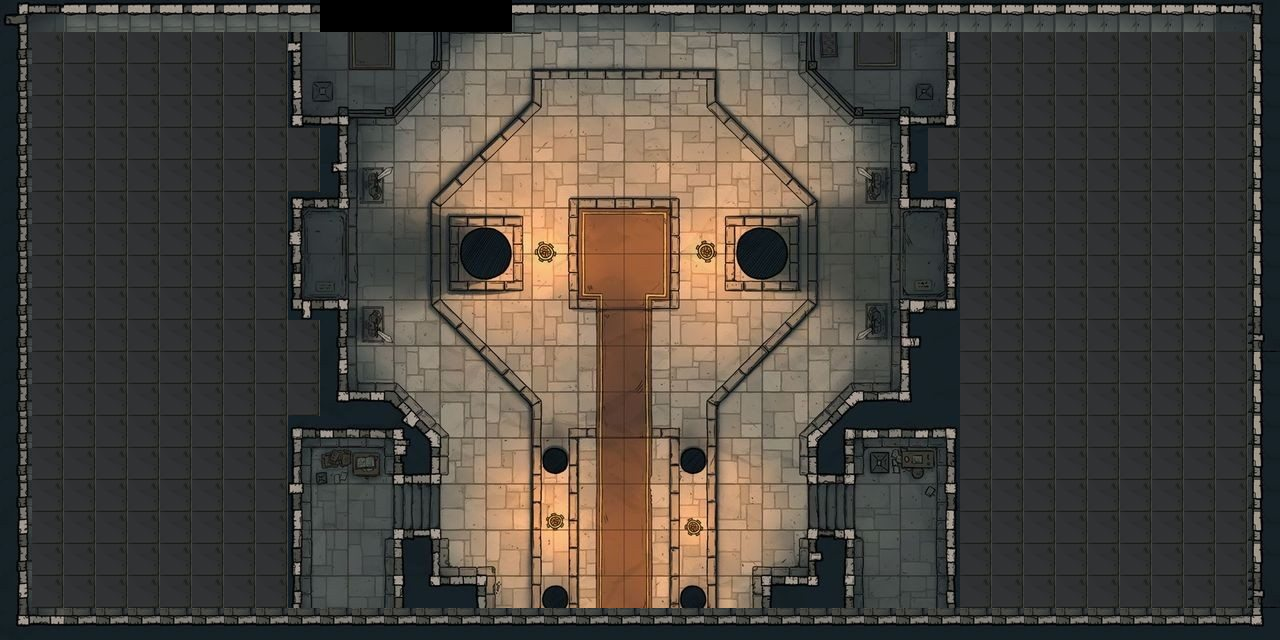

This game map was drawn from its Tiled (.tmx) file and the tilesets committed beside it. A one-line description and the full map source follow:
An orthogonal 40x20 tile map with 32x32 px tiles, 2 tile layers (floor, berrier), 2 tilesets.

<map version="1.9" tiledversion="1.9.2" orientation="orthogonal" renderorder="right-down" width="40" height="20" tilewidth="32" tileheight="32" infinite="0" nextlayerid="3" nextobjectid="1">
 <tileset firstgid="1" name="map3" tilewidth="32" tileheight="32" tilecount="759" columns="23">
  <image source="map3.jpg" width="736" height="1058" />
 </tileset>
 <tileset firstgid="760" name="tile_black" tilewidth="32" tileheight="32" tilecount="12" columns="3">
  <image source="tile_black.png" width="126" height="132" />
 </tileset>
 <layer id="1" name="floor" width="40" height="20">
  <data encoding="csv">
158,158,158,158,158,158,158,158,158,117,118,119,120,121,122,123,124,125,126,127,128,129,130,131,132,133,134,135,136,137,158,158,158,158,158,158,158,158,158,158,
158,158,158,158,158,158,158,158,158,140,141,142,143,144,145,146,147,148,149,150,151,152,153,154,155,156,157,158,159,160,158,158,158,158,158,158,158,158,158,158,
158,158,158,158,158,158,158,158,158,163,164,165,166,167,168,169,170,171,172,173,174,175,176,177,178,179,180,181,182,183,158,158,158,158,158,158,158,158,158,158,
158,158,158,158,158,158,158,158,158,186,187,188,189,190,191,192,193,194,195,196,197,198,199,200,201,202,203,204,205,206,158,158,158,158,158,158,158,158,158,158,
158,158,158,158,158,158,158,158,158,158,210,211,212,213,214,215,216,217,218,219,220,221,222,223,224,225,226,227,228,158,158,158,158,158,158,158,158,158,158,158,
158,158,158,158,158,158,158,158,158,158,233,234,235,236,237,238,239,240,241,242,243,244,245,246,247,248,249,250,251,158,158,158,158,158,158,158,158,158,158,158,
158,158,158,158,158,158,158,158,158,255,256,257,258,259,260,261,262,263,264,265,266,267,268,269,270,271,272,273,274,275,158,158,158,158,158,158,158,158,158,158,
158,158,158,158,158,158,158,158,158,278,279,280,281,282,283,284,285,286,287,288,289,290,291,292,293,294,295,296,297,298,158,158,158,158,158,158,158,158,158,158,
158,158,158,158,158,158,158,158,158,301,302,303,304,305,306,307,308,309,310,311,312,313,314,315,316,317,318,319,320,321,158,158,158,158,158,158,158,158,158,158,
158,158,158,158,158,158,158,158,158,324,325,326,327,328,329,330,331,332,333,334,335,336,337,338,339,340,341,342,343,344,158,158,158,158,158,158,158,158,158,158,
158,158,158,158,158,158,158,158,158,158,348,349,350,351,352,353,354,355,356,357,358,359,360,361,362,363,364,365,366,367,158,158,158,158,158,158,158,158,158,158,
158,158,158,158,158,158,158,158,158,158,371,372,373,374,375,376,377,378,379,380,381,382,383,384,385,386,387,388,389,390,158,158,158,158,158,158,158,158,158,158,
158,158,158,158,158,158,158,158,158,158,394,395,396,397,398,399,400,401,402,403,404,405,406,407,408,409,410,411,412,413,158,158,158,158,158,158,158,158,158,158,
158,158,158,158,158,158,158,158,158,416,417,418,419,420,421,422,423,424,425,426,427,428,429,430,431,432,433,434,435,436,158,158,158,158,158,158,158,158,158,158,
158,158,158,158,158,158,158,158,158,439,440,441,442,443,444,445,446,447,448,449,450,451,452,453,454,455,456,457,458,459,158,158,158,158,158,158,158,158,158,158,
158,158,158,158,158,158,158,158,158,462,463,464,465,466,467,468,469,470,471,472,473,474,475,476,477,478,479,480,481,482,158,158,158,158,158,158,158,158,158,158,
158,158,158,158,158,158,158,158,158,485,486,487,488,489,490,491,492,493,494,495,496,497,498,499,500,501,502,503,504,505,158,158,158,158,158,158,158,158,158,158,
158,158,158,158,158,158,158,158,158,508,509,510,511,512,513,514,515,516,517,518,519,520,521,522,523,524,525,526,527,528,158,158,158,158,158,158,158,158,158,158,
158,158,158,158,158,158,158,158,158,531,532,533,534,535,536,537,538,539,540,541,542,543,544,545,546,547,548,549,550,551,158,158,158,158,158,158,158,158,158,158,
158,158,158,158,158,158,158,158,158,554,555,556,557,558,559,560,561,562,563,564,565,566,567,568,569,570,571,572,573,574,158,158,158,158,158,158,158,158,158,158
</data>
 </layer>
 <layer id="2" name="berrier" width="40" height="20">
  <data encoding="csv">
26,27,34,34,34,34,34,34,34,34,764,764,764,764,764,764,34,35,34,35,36,34,35,36,36,36,36,36,36,36,36,36,36,36,36,36,36,36,43,44,
348,0,0,0,0,0,0,0,0,0,0,0,0,0,0,0,0,0,0,0,0,0,0,0,0,0,0,0,0,0,0,0,0,0,0,0,0,0,0,67,
348,0,0,0,0,0,0,0,0,0,0,0,0,0,0,0,0,0,0,0,0,0,0,0,0,0,0,0,0,0,0,0,0,0,0,0,0,0,0,67,
348,0,0,0,0,0,0,0,0,0,0,0,0,0,0,0,0,0,0,0,0,0,0,0,0,0,0,0,0,0,0,0,0,0,0,0,0,0,0,67,
348,0,0,0,0,0,0,0,0,0,0,0,0,0,0,0,0,0,0,0,0,0,0,0,0,0,0,0,0,0,0,0,0,0,0,0,0,0,0,67,
348,0,0,0,0,0,0,0,0,0,0,0,0,0,0,0,0,0,0,0,0,0,0,0,0,0,0,0,0,0,0,0,0,0,0,0,0,0,0,67,
348,0,0,0,0,0,0,0,0,0,0,0,0,0,0,0,0,0,0,0,0,0,0,0,0,0,0,0,0,0,0,0,0,0,0,0,0,0,0,67,
348,0,0,0,0,0,0,0,0,0,0,0,0,0,0,0,0,0,0,0,0,0,0,0,0,0,0,0,0,0,0,0,0,0,0,0,0,0,0,67,
348,0,0,0,0,0,0,0,0,0,0,0,0,0,0,0,0,0,0,0,0,0,0,0,0,0,0,0,0,0,0,0,0,0,0,0,0,0,0,67,
348,0,0,0,0,0,0,0,0,0,0,0,0,0,0,0,0,0,0,0,0,0,0,0,0,0,0,0,0,0,0,0,0,0,0,0,0,0,0,67,
348,0,0,0,0,0,0,0,0,0,0,0,0,0,0,0,0,0,0,0,0,0,0,0,0,0,0,0,0,0,0,0,0,0,0,0,0,0,0,90,
348,0,0,0,0,0,0,0,0,0,0,0,0,0,0,0,0,0,0,0,0,0,0,0,0,0,0,0,0,0,0,0,0,0,0,0,0,0,0,67,
348,0,0,0,0,0,0,0,0,0,0,0,0,0,0,0,0,0,0,0,0,0,0,0,0,0,0,0,0,0,0,0,0,0,0,0,0,0,0,67,
348,0,0,0,0,0,0,0,0,0,0,0,0,0,0,0,0,0,0,0,0,0,0,0,0,0,0,0,0,0,0,0,0,0,0,0,0,0,0,67,
348,0,0,0,0,0,0,0,0,0,0,0,0,0,0,0,0,0,0,0,0,0,0,0,0,0,0,0,0,0,0,0,0,0,0,0,0,0,0,67,
348,0,0,0,0,0,0,0,0,0,0,0,0,0,0,0,0,0,0,0,0,0,0,0,0,0,0,0,0,0,0,0,0,0,0,0,0,0,0,67,
371,0,0,0,0,0,0,0,0,0,0,0,0,0,0,0,0,0,0,0,0,0,0,0,0,0,0,0,0,0,0,0,0,0,0,0,0,0,0,67,
348,0,0,0,0,0,0,0,0,0,0,0,0,0,0,0,0,0,0,0,0,0,0,0,0,0,0,0,0,0,0,0,0,0,0,0,0,0,0,67,
371,0,0,0,0,0,0,0,0,0,0,0,0,0,0,0,0,0,0,0,0,0,0,0,0,0,0,0,0,0,0,0,0,0,0,0,0,0,0,90,
394,395,411,411,411,411,411,411,411,411,411,411,411,411,411,411,411,411,411,411,411,411,411,411,411,411,411,411,411,411,411,411,411,411,411,411,411,411,411,412
</data>
 </layer>
</map>